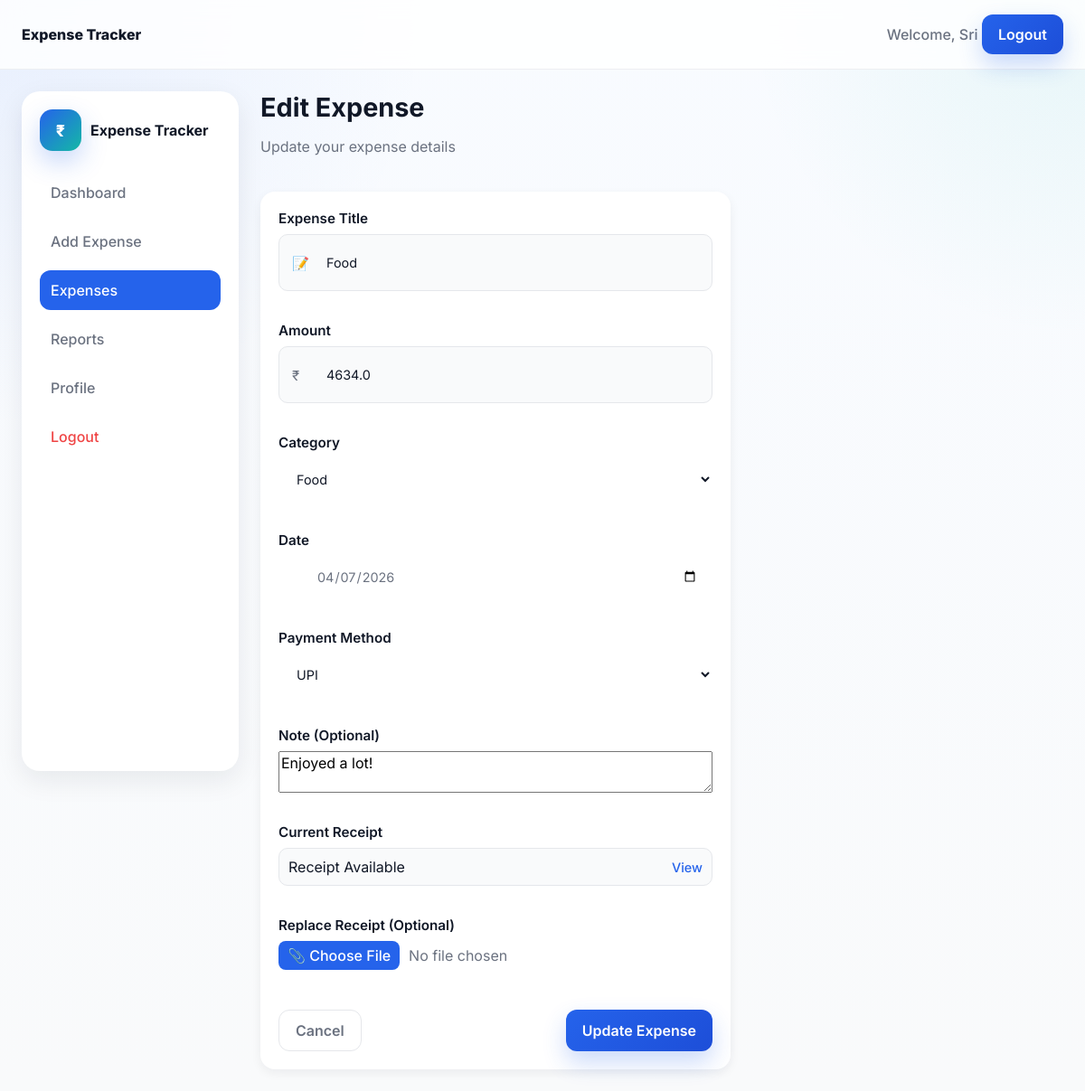
Screenshot of /edit-expense/1 (signed in) with the database file from the repository.
### tables this page shows
CREATE TABLE expenses (
        id INTEGER PRIMARY KEY AUTOINCREMENT,
        user_id INTEGER,
        title TEXT,
        amount REAL,
        category TEXT,
        date TEXT,
        payment TEXT,
        note TEXT,
        receipt TEXT
    );

### app.py (the view, shortened to what this page needs)
@app.route('/edit-expense/<int:id>', methods=['GET', 'POST'])
def edit_expense(id):
    conn = sqlite3.connect('database.db')
    cursor = conn.cursor()
    cursor.execute("SELECT * FROM expenses WHERE id=? AND user_id=?", (id, session["user_id"]))
    expense = cursor.fetchone()
    conn.close()
    categories = [
    "Food", "Travel", "Shopping", "Education",
    "Bills", "Medical", "Entertainment", "Other"
]
    return render_template('edit_expense.html', expense=expense, categories=categories)

### templates/edit_expense.html (shortened to what this page needs)
{% extends "base.html" %}
{% block content %}
<div class="dashboard">
  <aside class="sidebar">
    <div class="sidebar__brand">
      <div class="brand__icon">₹</div>
      <span class="sidebar__title">Expense Tracker</span>
    </div>
    <nav class="sidebar__nav">
      <a href="/dashboard" class="sidebar__link">Dashboard</a>
      <a href="/add-expense" class="sidebar__link">Add Expense</a>
      <a href="/expenses" class="sidebar__link active">Expenses</a>
      <a href="/reports" class="sidebar__link">Reports</a>
      <a href="/profile" class="sidebar__link">Profile</a>
      <a href="/logout" class="sidebar__link logout">Logout</a>
    </nav>
  </aside>
  <main class="dashboard-main">
    <header class="dashboard-header">
      <div>
        <h1 class="dashboard-title">Edit Expense</h1>
        <p class="dashboard-subtitle">Update your expense details</p>
      </div>
    </header>
    <section class="form-card">
      <form method="POST" class="form" enctype="multipart/form-data">
        <div class="form-group">
          <label class="form-label">Expense Title</label>
          <div class="input-wrapper">
            <span class="input-icon">📝</span>
            <input type="text" name="title" class="form-input" value="{{ expense[2] }}" required>
          </div>
        </div>
        <div class="form-group">
          <label class="form-label">Amount</label>
          <div class="input-wrapper">
            <span class="input-icon">₹</span>
            <input type="number" name="amount" class="form-input" value="{{ expense[3] }}" required>
          </div>
        </div>
        <div class="form-group">
          <label class="form-label">Category</label>
          <select name="category" class="form-select">
  <option {% if expense[4] == "Food" %}selected{% endif %}>Food</option>
</select>
        </div>
        <div class="form-group">
          <label class="form-label">Date</label>
          <input type="date" name="date" class="form-input" value="{{ expense[5] }}">
        </div>
        <div class="form-group">
          <label class="form-label">Payment Method</label>
          <select name="payment" class="form-select">
  <option value="UPI" {% if expense[6] == "UPI" %}selected{% endif %}>UPI</option>
          </select>
        </div>
        <div class="form-group">
          <label class="form-label">Note (Optional)</label>
          <textarea name="note">{{ expense[7] if expense[7] else '' }}</textarea>
        </div>
        <div class="form-group">
          <label class="form-label">Current Receipt</label>
          <div class="receipt-box">
            {% if expense[8] %}
              <span>Receipt Available</span>
              <a href="/{{ expense[8] }}" target="_blank" class="text-link">View</a>
            {% else %}
              <span>No receipt uploaded</span>
            {% endif %}
          </div>
        </div>
        <div class="form-group">
          <label class="form-label">Replace Receipt (Optional)</label>
          <div class="file-upload">
            <label for="receipt" class="file-label">📎 Choose File</label>
            <span id="fileName">No file chosen</span>
          </div>
        </div>
        <div class="form-actions">
          <a href="/expenses" class="btn btn--ghost">Cancel</a>
          <button type="submit" class="btn btn--primary">Update Expense</button>
        </div>
      </form>
    </section>
  </main>
</div>
{% endblock %}

### rows the page displays
expenses: title "Food", amount "4634.0", category "Food", date "04/07/2026", payment "UPI", note "Enjoyed a lot!"

### other values shown
{{ session["user"] }} "Sri"
